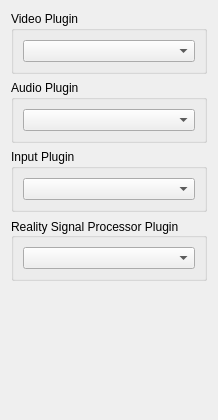
             <widget class="QWidget" name="innerGamePluginsTab">
              <attribute name="title">
               <string>Plugins</string>
              </attribute>
              <layout class="QVBoxLayout" name="verticalLayout_24">
               <item>
                <widget class="QGroupBox" name="groupBox_19">
                 <property name="enabled">
                  <bool>true</bool>
                 </property>
                 <property name="title">
                  <string>Video Plugin</string>
                 </property>
                 <property name="checkable">
                  <bool>false</bool>
                 </property>
                 <property name="checked">
                  <bool>false</bool>
                 </property>
                 <layout class="QHBoxLayout" name="horizontalLayout_56">
                  <item>
                   <widget class="QComboBox" name="gameVideoPluginsComboBox">
                    <property name="sizePolicy">
                     <sizepolicy hsizetype="Expanding" vsizetype="Fixed">
                      <horstretch>0</horstretch>
                      <verstretch>0</verstretch>
                     </sizepolicy>
                    </property>
                   </widget>
                  </item>
                 </layout>
                </widget>
               </item>
               <item>
                <widget class="QGroupBox" name="groupBox_16">
                 <property name="enabled">
                  <bool>true</bool>
                 </property>
                 <property name="title">
                  <string>Audio Plugin</string>
                 </property>
                 <property name="checkable">
                  <bool>false</bool>
                 </property>
                 <property name="checked">
                  <bool>false</bool>
                 </property>
                 <layout class="QHBoxLayout" name="horizontalLayout_55">
                  <item>
                   <widget class="QComboBox" name="gameAudioPluginsComboBox">
                    <property name="sizePolicy">
                     <sizepolicy hsizetype="Expanding" vsizetype="Fixed">
                      <horstretch>0</horstretch>
                      <verstretch>0</verstretch>
                     </sizepolicy>
                    </property>
                   </widget>
                  </item>
                 </layout>
                </widget>
               </item>
               <item>
                <widget class="QGroupBox" name="groupBox_20">
                 <property name="enabled">
                  <bool>true</bool>
                 </property>
                 <property name="title">
                  <string>Input Plugin</string>
                 </property>
                 <property name="checkable">
                  <bool>false</bool>
                 </property>
                 <property name="checked">
                  <bool>false</bool>
                 </property>
                 <layout class="QHBoxLayout" name="horizontalLayout_57">
                  <item>
                   <widget class="QComboBox" name="gameInputPluginsComboBox">
                    <property name="sizePolicy">
                     <sizepolicy hsizetype="Expanding" vsizetype="Fixed">
                      <horstretch>0</horstretch>
                      <verstretch>0</verstretch>
                     </sizepolicy>
                    </property>
                   </widget>
                  </item>
                 </layout>
                </widget>
               </item>
               <item>
                <widget class="QGroupBox" name="groupBox_21">
                 <property name="enabled">
                  <bool>true</bool>
                 </property>
                 <property name="title">
                  <string>Reality Signal Processor Plugin</string>
                 </property>
                 <property name="alignment">
                  <set>Qt::AlignLeading|Qt::AlignLeft|Qt::AlignVCenter</set>
                 </property>
                 <property name="flat">
                  <bool>false</bool>
                 </property>
                 <property name="checkable">
                  <bool>false</bool>
                 </property>
                 <property name="checked">
                  <bool>false</bool>
                 </property>
                 <layout class="QHBoxLayout" name="horizontalLayout_58">
                  <item>
                   <widget class="QComboBox" name="gameRspPluginsComboBox">
                    <property name="sizePolicy">
                     <sizepolicy hsizetype="Expanding" vsizetype="Fixed">
                      <horstretch>0</horstretch>
                      <verstretch>0</verstretch>
                     </sizepolicy>
                    </property>
                   </widget>
                  </item>
                 </layout>
                </widget>
               </item>
               <item>
                <spacer name="verticalSpacer_10">
                 <property name="orientation">
                  <enum>Qt::Vertical</enum>
                 </property>
                 <property name="sizeHint" stdset="0">
                  <size>
                   <width>20</width>
                   <height>128</height>
                  </size>
                 </property>
                </spacer>
               </item>
              </layout>
             </widget>
